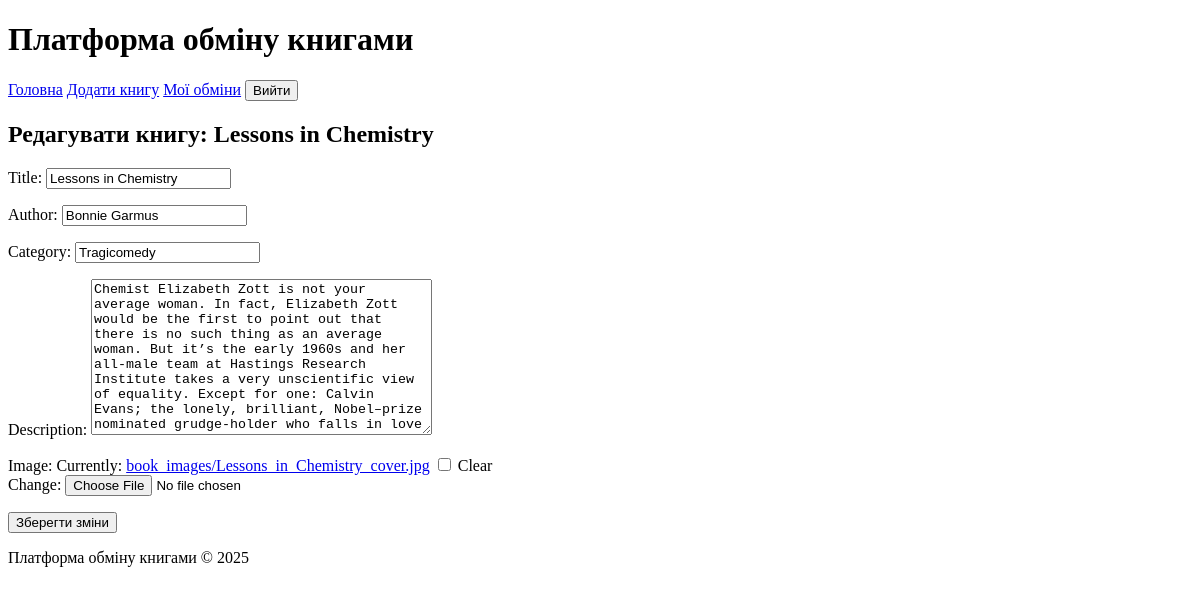
Before: /books/book/1/edit/ (signed in) with the older database file.
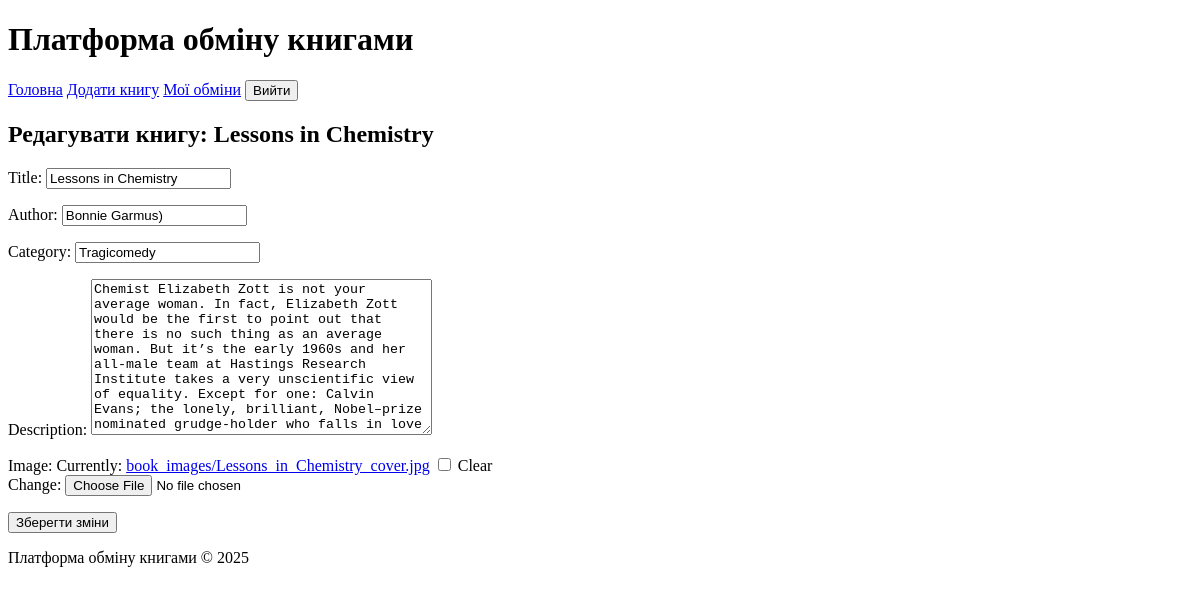
After: the same page with the newer database file.
### exchange/models.py (models this page shows, shortened)
class Book(models.Model):
    title = models.CharField(max_length=100)
    author = models.CharField(max_length=100)
    description = models.TextField()
    image = models.ImageField(upload_to='book_images/', null=True, blank=True)
    category = models.CharField(max_length=100)
    owner = models.ForeignKey(User, on_delete=models.CASCADE)

### exchange/views.py (the view)
# urls.py: path('book/<int:book_id>/edit/', views.edit_book, name='edit_book'),
@login_required
def edit_book(request, book_id):
    book = get_object_or_404(Book, id=book_id, owner=request.user)
    if request.method == 'POST':
        form = BookForm(request.POST, request.FILES, instance=book)
        if form.is_valid():
            form.save()
            return redirect('book_list')
    else:
        form = BookForm(instance=book)
    return render(request, 'exchange/edit_book.html', {'form': form, 'book': book})

### exchange/forms.py
class BookForm(forms.ModelForm):
    class Meta:
        model = Book
        fields = ['title', 'description', 'image', 'category']

### exchange/templates/exchange/edit_book.html (shortened to what this page needs)
{% extends 'base_generic.html' %}
{% block content %}
  <h2>Редагувати книгу: {{ book.title }}</h2>
  <form method="post" enctype="multipart/form-data">
    {{ form.as_p }}
    <button type="submit">Зберегти зміни</button>
  </form>
{% endblock %}

Changed rows visible on the page:
changed Book "Lessons in Chemistry": author "Bonnie Garmus" → "Bonnie Garmus)"
